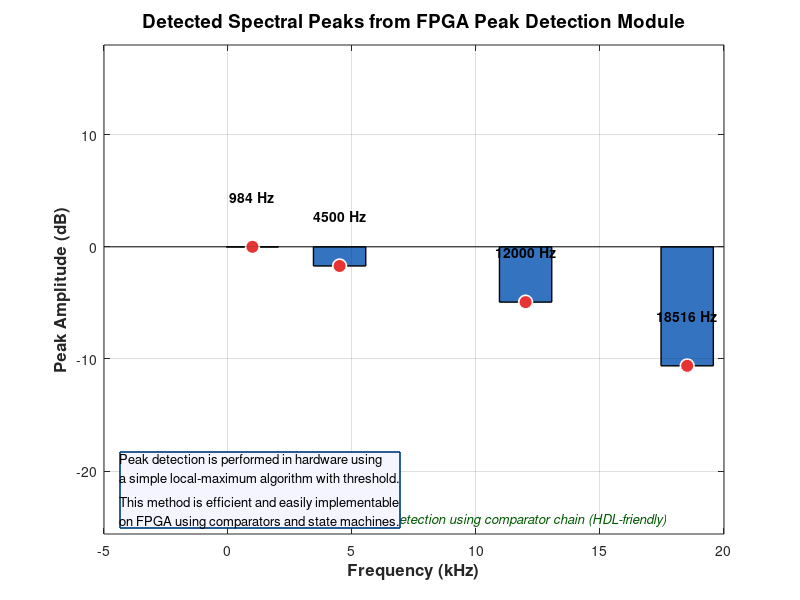
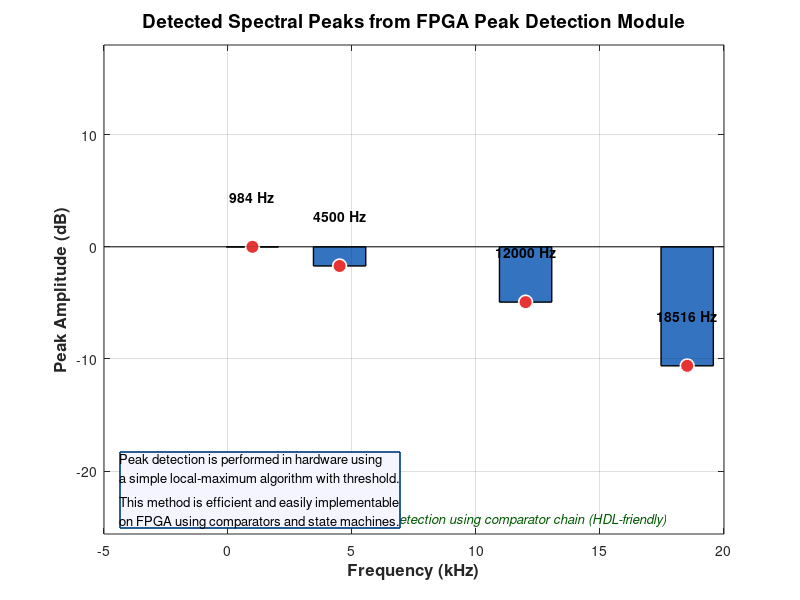

Here is the MATLAB script that generated these plots, in order:
%% ============================================================
%%  FIGURE 6: DETECTED SPECTRAL PEAKS
%%  IEEE Paper Ready - Professional Version
%% ============================================================

clear; clc; close all;

%% ==================== PARAMETERS ====================
fs = 48000;
N = 1024;

frequencies = [1000, 4500, 12000, 18500];
amplitudes  = [0.85, 0.65, 0.45, 0.25];
phases      = [0, pi/4, pi/3, pi/6];

peak_thresh_db = -45;
min_peak_dist_bins = 8;
add_noise = true;
noise_level = 0.02;

export_dpi = 300;
fig_folder = 'figures';
if ~exist(fig_folder, 'dir'), mkdir(fig_folder); end

%% ==================== SIGNAL + PEAK DETECTION ====================
t = (0:N-1) / fs;
x = zeros(1, N);
for i = 1:length(frequencies)
    x = x + amplitudes(i) * sin(2*pi*frequencies(i)*t + phases(i));
end
if add_noise
    x = x + noise_level * randn(1, N);
end
x = x / max(abs(x)) * 0.95;

q_levels = 2^11;
x_quant = round(x * q_levels) / q_levels;

w = 0.5 * (1 - cos(2*pi*(0:N-1)/(N-1)));
x_windowed = x_quant .* w;

X = fft(x_windowed, N);
X_single = X(1:floor(N/2)+1);
f_axis = (0:floor(N/2)) * (fs / N);
X_db = 20 * log10(abs(X_single) / max(abs(X_single)) + eps);

% Peak Detection
peak_indices = [];
for i = 2:length(X_db)-1
    if (X_db(i) > X_db(i-1)) && (X_db(i) > X_db(i+1)) && (X_db(i) >= peak_thresh_db)
        peak_indices = [peak_indices, i];
    end
end
if ~isempty(peak_indices)
    peak_indices = peak_indices(diff([0 peak_indices]) >= min_peak_dist_bins);
end

peak_freqs = f_axis(peak_indices);
peak_amps_db = X_db(peak_indices);

%% ==================== FIGURE 6 ====================
fig6 = figure('Color', 'w', 'Name', 'Fig6_PeakDetail_IEEE', ...
              'Position', [150 80 900 550]);

if ~isempty(peak_freqs)
    bar(peak_freqs/1000, peak_amps_db, 0.6, ...
        'FaceColor', [0.2 0.45 0.75], 'EdgeColor', 'k', 'LineWidth', 1.0);
    hold on;
    
    plot(peak_freqs/1000, peak_amps_db, 'o', ...
         'MarkerSize', 10, 'MarkerFaceColor', [0.9 0.2 0.2], ...
         'MarkerEdgeColor', 'w', 'LineWidth', 1.2);
    
    for k = 1:length(peak_freqs)
        text(peak_freqs(k)/1000, peak_amps_db(k) + 4.5, ...
            sprintf('%.0f Hz', peak_freqs(k)), ...
            'HorizontalAlignment', 'center', 'FontSize', 10, 'FontWeight', 'bold');
    end
end

xlabel('Frequency (kHz)', 'FontSize', 12, 'FontWeight', 'bold');
ylabel('Peak Amplitude (dB)', 'FontSize', 12, 'FontWeight', 'bold');
title('Detected Spectral Peaks from FPGA Peak Detection Module', ...
      'FontSize', 13.5, 'FontWeight', 'bold');

grid on;
ylim([min(peak_amps_db)-15, max(peak_amps_db)+18]);

% Annotation box
annotation('textbox', [0.15 0.12 0.40 0.20], ...
    'String', {'Peak detection is performed in hardware using', ...
               'a simple local-maximum algorithm with threshold.', ...
               '', ...
               'This method is efficient and easily implementable', ...
               'on FPGA using comparators and state machines.'}, ...
    'FitBoxToText', 'on', ...
    'BackgroundColor', [0.96 0.96 1], ...
    'EdgeColor', [0 0.25 0.5], ...
    'LineWidth', 1.2, ...
    'FontSize', 9.5);

text(0.5, 0.03, ...
    'FPGA Implementation: Local-max peak detection using comparator chain (HDL-friendly)', ...
    'Units', 'normalized', 'HorizontalAlignment', 'center', ...
    'FontSize', 9.5, 'Color', [0 0.35 0], 'FontAngle', 'italic');

exportgraphics(fig6, fullfile(fig_folder, 'Fig6_PeakDetail_IEEE.png'), 'Resolution', export_dpi);
exportgraphics(fig6, fullfile(fig_folder, 'Fig6_PeakDetail_IEEE.pdf'), 'ContentType', 'vector');

fprintf('✅ Figure 6 generated successfully!\n');
fprintf('   Saved: Fig6_PeakDetail_IEEE.png\n');
